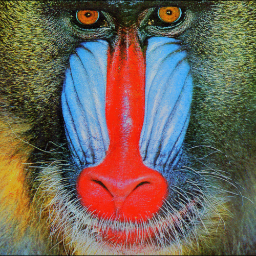
#> input picture HR.png, 256 x 256 px
$ python metrics.py
#> lines starting #> are read from the running program, lines starting #| are printed output that depends on the picture; long printed decimals are rounded
import os
import cv2
import math
import numpy as np
from skimage.metrics import structural_similarity as ssim
from matplotlib import pyplot as plt


def psnr(target, ref):
    target_data = target.astype(float)
    ref_data = ref.astype(float)
    diff = ref_data - target_data
    diff = diff.flatten('C')
    rmse = math.sqrt(np.mean(diff ** 2.))
    return 20 * math.log10(255. / rmse)


def mse(target, ref):
    err = np.sum((target.astype('float') - ref.astype('float')) ** 2)
    err /= float(target.shape[0] * target.shape[1])
    return err

def compare_images(target, ref):
    scores = []
    scores.append(psnr(target, ref))
    scores.append(mse(target, ref))
    scores.append(ssim(target, ref, multichannel =True))
    return scores

target = cv2.imread('HR.png')
#> target is the input picture: shape (256, 256, 3); mean B, G, R 88.5, 100.2, 112.9
ref = cv2.imread('RE.png')
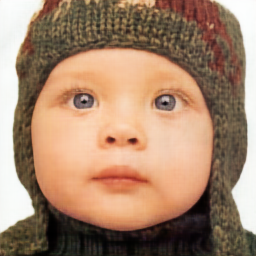
#> input picture RE.png, 256 x 256 px
#> ref is the input picture: shape (256, 256, 3); mean B, G, R 109.5, 133.7, 166.1
print("VAE")
scores = compare_images(target, ref)
#> in psnr, `diff = ref_data - target_data`:
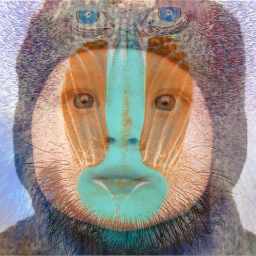
#> diff: shape (256, 256, 3) float64; mean B, G, R 21, 33.5, 53.2; drawn with min black and max white
#> in psnr, `rmse = math.sqrt(np.mean(diff ** 2.))`: rmse = 98.1
#> in mse, `err = np.sum((target.astype('float') - ref.astype('float')) ** 2)`: err = 1.89e+09
#> in mse, `err /= float(target.shape[0] * target.shape[1])`: err = 28871.1
#> scores = [8.3, 28871.1, 0.0861]
print(scores)
#| [8.297, 28871.148, 0.0861]
